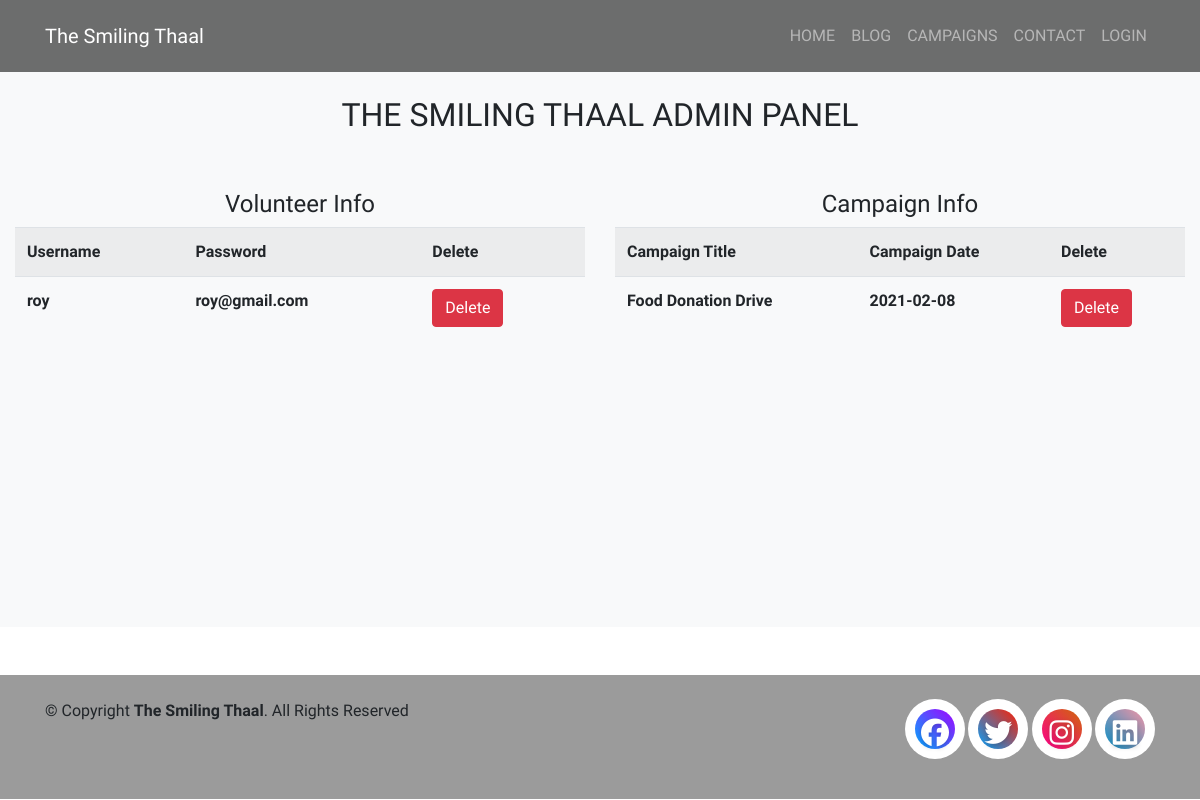
The app's page /admin.php (signed in), older data.
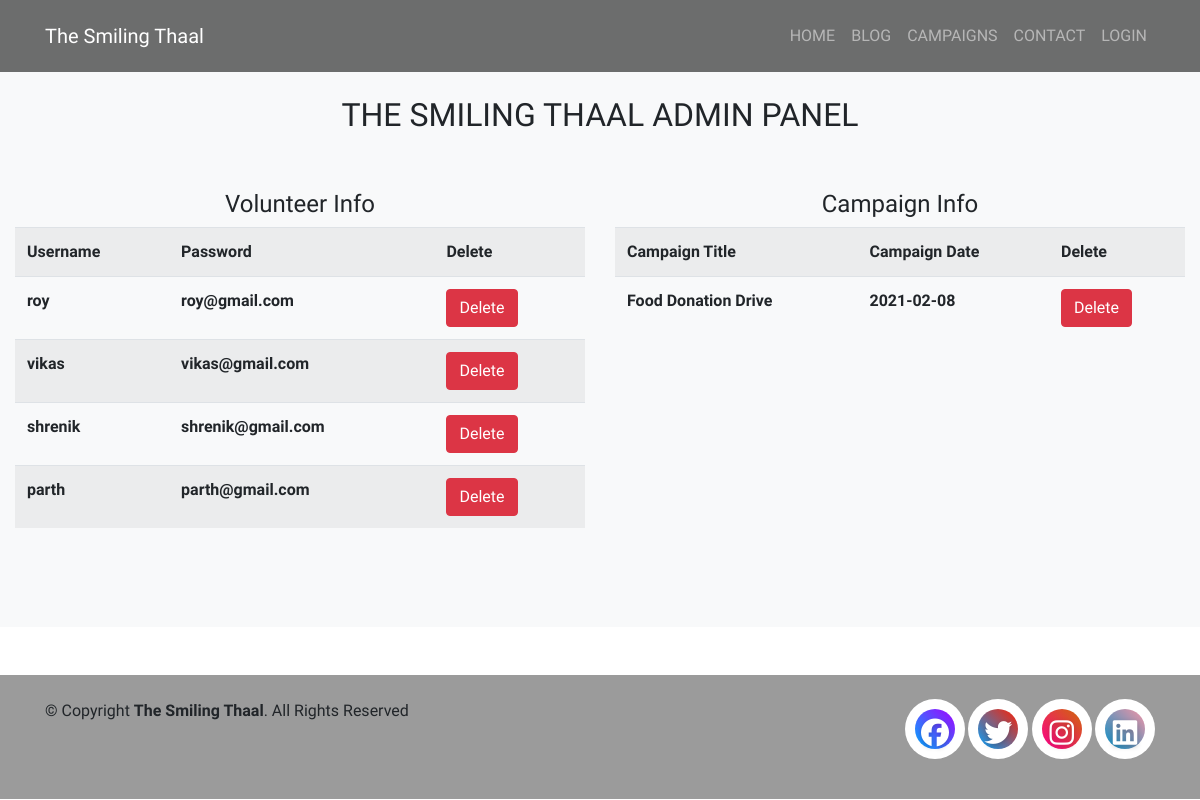
The same page, newer data.
### tables this page shows
CREATE TABLE `volunteers` (
  `id` int(11) NOT NULL,
  `username` varchar(45) NOT NULL,
  `email` varchar(45) NOT NULL,
  `password` varchar(45) NOT NULL
);

CREATE TABLE `campaigns` (
  `c_id` int(11) NOT NULL,
  `c_title` varchar(45) NOT NULL,
  `c_date` date NOT NULL,
  `c_description` varchar(100) NOT NULL,
  `c_vid` int(11) NOT NULL
);

### src/admin.php (the view, shortened to what this page needs)
<?php
require "config.php";
?>
<!doctype html>
<html lang="en">
<head>
    <link rel="stylesheet" href="https://stackpath.bootstrapcdn.com/bootstrap/4.3.1/css/bootstrap.min.css">
    <link rel="stylesheet" href="../static/css/main.css">
</head>
<body>
    <?php
    require "templates/header.php";
    ?>
    <div class="bg-light">
        <div class="container-fluid pt-5">
            <div class="py-5">
                <h2 class="text-center text-uppercase">The smiling thaal admin panel</h2>
            </div>
            <div class="row">
                <div class="col-lg-6">
                    <h4 class="text-center">Volunteer Info</h4>
                    <div style="height: 50vh; overflow: auto;">
                        <?php
                        $stmt = mysqli_query($conn, "SELECT username, email, id from volunteers");
                        if (mysqli_num_rows($stmt) > 0) {
                            echo "
                            <table class='table table-striped'>
                            <tr>
                            <th>Username</th>
                            <th>Password</th>
                            <th>Delete</th>
                            </tr>
                            ";
                            while ($row = mysqli_fetch_assoc($stmt)) {
                                echo "
                                    <tr>
                                        <th>" . $row['username'] . "</th>
                                        <th>" . $row['email'] . "</th>
                                        <th><a class='btn btn-danger' href='delete.php?id=" . $row['id'] . "'>Delete</a></th>
                                        </tr>
                                ";
                            }
                            echo "</table>";
                        }
                        ?>
                    </div>
                </div>
                <div class="col-lg-6">
                    <h4 class="text-center">Campaign Info</h4>
                    <div style="height: 50vh; overflow:auto;">
                        <?php
                        $stmt = mysqli_query($conn, "SELECT c_title, c_date, c_id from campaigns");
                        if (mysqli_num_rows($stmt) > 0) {
                            echo "
                        <table class='table table-striped'>
                            <tr>
                            <th>Campaign Title</th>
                            <th>Campaign Date</th>
                            <th>Delete</th>
                            </tr>
                            ";
                            while ($row = mysqli_fetch_assoc($stmt)) {
                                echo "
                            <tr>
                                        <th>" . $row['c_title'] . "</th>
                                        <th>" . $row['c_date'] . "</th>
                                        <th><a class='btn btn-danger' href='delete.php?cid=" . $row['c_id'] . "'>Delete</a></th>
                                    </tr>
                                    ";
                            }
                            echo "</table>";
                        }
                        ?>
                    </div>
                </div>
            </div>
        </div>
    </div>
    <?php
    require "templates/footer.php";
    ?>
</body>
</html>

### src/templates/header.php (shortened to what this page needs)
<nav class="navbar navbar-expand-lg navbar-dark navbar-custom fixed-top" id="mainNav">
    <div class="container">
        <a class="navbar-brand js-scroll-trigger" href="index.php">
            <span class="logo">The Smiling Thaal</span>
        </a>
        <div class="collapse navbar-collapse" id="navbarResponsive">
            <ul class="navbar-nav text-uppercase ml-auto">
                <li class="nav-item">
                    <a class="nav-link js-scroll-trigger" href="#home">Home</a>
                </li>
                <li class="nav-item">
                    <a class="nav-link js-scroll-trigger" href="blogs.php">Blog</a>
                </li>
                <li class="nav-item">
                    <a class="nav-link js-scroll-trigger" href="campaign.php">Campaigns</a>
                </li>
                <li class="nav-item">
                    <a class="nav-link js-scroll-trigger" href="#contact">Contact</a>
                </li>
                <li class="nav-item">
                    <?php
                        if(isset($_SESSION['id'])){
                            echo "<a href='logout.php' class='nav-link js-scroll-trigger' href='#team'>Logout</a>";
                        }
                        else{
                            echo "<a href='login.php' class='nav-link js-scroll-trigger' href='#team'>Login</a>";
                        }
                    ?>
                </li>
            </ul>
        </div>
    </div>
</nav>

### src/templates/footer.php
<footer class="mt-5" id="footer">
    <div class="container d-md-flex py-4">
        <div class="mr-md-auto text-center text-md-left">
            <div class="copyright">
                &copy; Copyright <strong><span>The Smiling Thaal</span></strong>. All Rights Reserved
            </div>
        </div>
        <div class="social-links text-center text-md-right pt-3 pt-md-0">
            <ul class="social">
                <li class="list-item">
                    <a class="list-link" href="#">
                        <i class="fab fa-facebook"></i>
                    </a>
                </li>
                <li class="list-item">
                    <a class="list-link" href="#">
                        <i class="fab fa-twitter"></i>
                    </a>
                </li>
                <li class="list-item">
                    <a class="list-link" href="#">
                        <i class="fab fa-instagram"></i>
                    </a>
                </li>
                <li class="list-item">
                    <a class="list-link" href="#">
                        <i class="fab fa-linkedin"></i>
                    </a>
                </li>
            </ul>
        </div>
    </div>
</footer>

### static/css/main.css (style rules this page uses)
* { margin: 0; padding: 0; box-sizing: border-box; }
body { font-family: 'Balsamiq Sans', cursive; }
.logo { color: #fff; }
.navbar-custom { padding-top: 1rem; padding-bottom: 1rem; background-color: rgba(7, 7, 7, 0.582); }
.social { display: flex; width: 250px; justify-content: space-between; list-style: none; }
.social .list-item { position: relative; width: 60px; height: 60px; border-radius: 50%; background: #fff; }
.social .list-item:after, .social .list-item:before { content: ""; position: absolute; top: 0; left: 0; width: 100%; height: 100%; background: linear-gradient(45deg, red, yellow); border-radius: 50%; z-index: -1; filter: blur(10px); opacity: 0; transition: 1s; }
.social .list-item:after { filter: blur(20px); }
.social .list-item .list-link { position: absolute; top: 10px; left: 10px; right: 10px; bottom: 10px; text-align: center; line-height: 50px; color: #fff; background: #000; font-size: 28px; border-radius: 50%; transition: 2s; }
.social .list-item .list-link i { text-shadow: 0 2px 5px rgba(0, 0, 0, .2); }
.social .list-item:nth-child(1) a, .social .list-item:nth-child(1):before, .social .list-item:nth-child(1):after { background: linear-gradient(45deg, #00aeff, #a200ff); }
.social .list-item:nth-child(2) a, .social .list-item:nth-child(2):before, .social .list-item:nth-child(2):after { background: linear-gradient(45deg, #00a2ff, #ff1e00); }
.social .list-item:nth-child(3) a, .social .list-item:nth-child(3):before, .social .list-item:nth-child(3):after { background: linear-gradient(45deg, #ff008c, #ce6708); }
.social .list-item:nth-child(4) a, .social .list-item:nth-child(4):before, .social .list-item:nth-child(4):after { background: linear-gradient(45deg, #0791c7, #f794a5); }
#footer { width: 100%; background-color: rgba(7, 7, 7, 0.4); }

Row changes from the older to the newer data that the page shows:
added volunteers: username "vikas", email "vikas@gmail.com"
added volunteers: username "shrenik", email "shrenik@gmail.com"
added volunteers: username "parth", email "parth@gmail.com"
